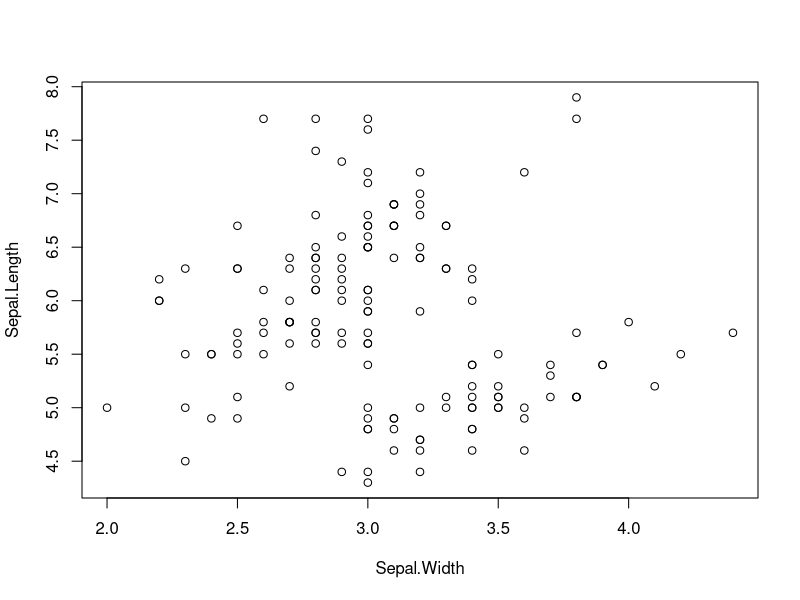
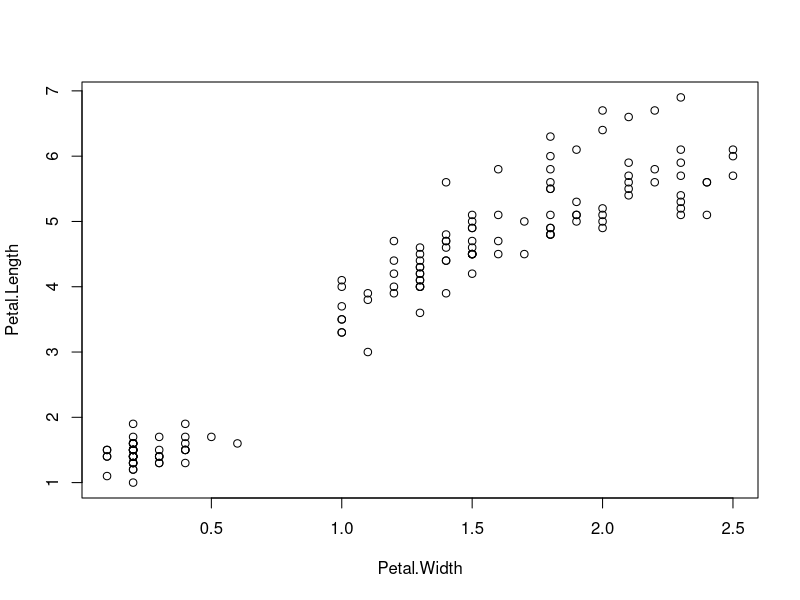
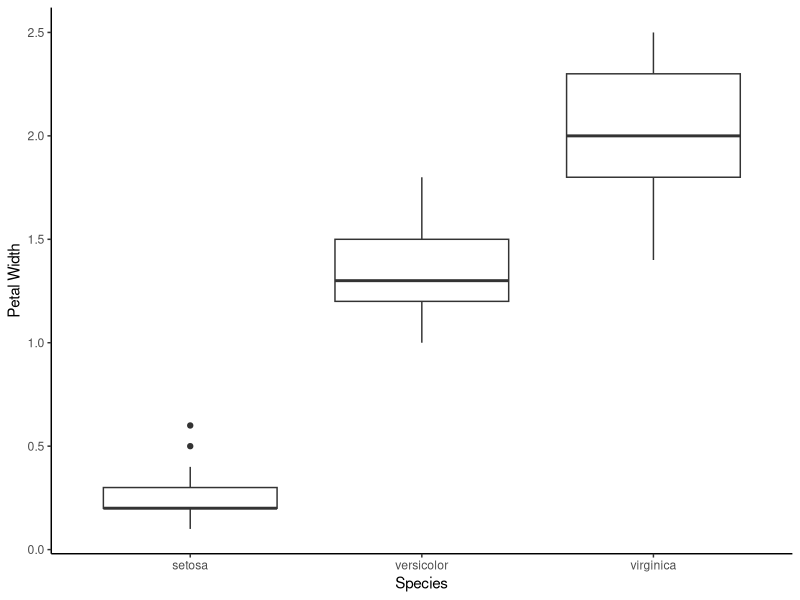

R code for these plots, in order:
# Explore iris dataset
library(ggplot2)

data(iris)
summary(iris)

plot(Sepal.Length ~ Sepal.Width, data=iris)
plot(Petal.Length ~ Petal.Width, data=iris)

ggplot(iris, aes(x=iris$Species, y=iris$Petal.Width))+
  geom_boxplot()+
  theme_classic()+
  xlab("Species")+
  ylab("Petal Width")
